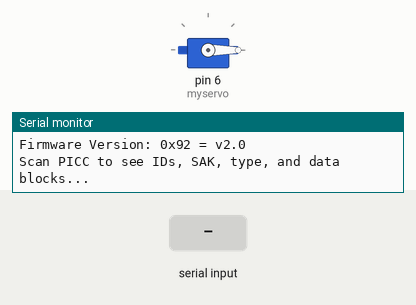
Simulated run of this sketch. Board: Arduino Uno, built with avr-gcc and run on an emulated ATmega328P. On the bench: servo, the last lines printed to the serial monitor. The inputs (shaded band) are chosen by the test bench.

Above: at 2.2 s.
2.3 s: "lock\n" received over Serial
At 3.13 s:
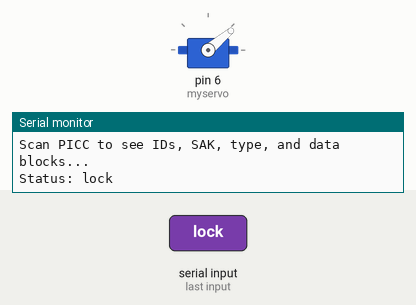
4.7 s: "unlock\n" received over Serial
At 6.2 s:
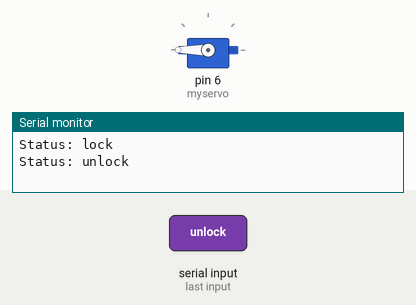
6.8 s: "lock\n" received over Serial
At 7.1 s:
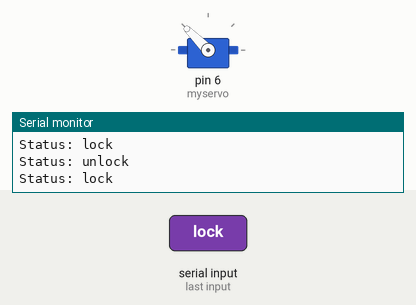
Timing chart, 0 to 9.8 s (numbered marks = the images above; inputs shaded):
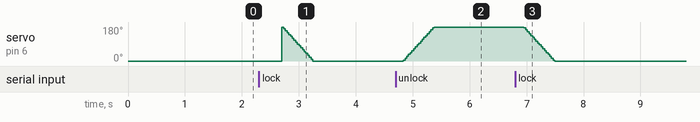

Measured:
- after the input at 4.7 s, servo on pin 6 (myservo): moves from 0° to 180° over 0.54 s, starting after 0.14 s
- after the input at 6.8 s, servo on pin 6 (myservo): moves from 180° to 0° over 0.54 s, starting after 0.15 s

The sketch:

rfid-authenticate.ino
```cpp
/*
 * Typical pin layout used:
 * -----------------------------------------------------------------------------------------
 *             MFRC522      Arduino       Arduino   Arduino    Arduino          Arduino
 *             Reader/PCD   Uno/101       Mega      Nano v3    Leonardo/Micro   Pro Micro
 * Signal      Pin          Pin           Pin       Pin        Pin              Pin
 * -----------------------------------------------------------------------------------------
 * RST/Reset   RST          9             5         D9         RESET/ICSP-5     RST
 * SPI SS      SDA(SS)      10            53        D10        10               10
 * SPI MOSI    MOSI         11 / ICSP-4   51        D11        ICSP-4           16
 * SPI MISO    MISO         12 / ICSP-1   50        D12        ICSP-1           14
 * SPI SCK     SCK          13 / ICSP-3   52        D13        ICSP-3           15
 *
 */

#include <SPI.h>
#include <MFRC522.h>
#include <Servo.h>

#define RST_PIN         9          // Configurable, see typical pin layout above
#define SS_PIN          10         // Configurable, see typical pin layout above

MFRC522 mfrc522(SS_PIN, RST_PIN);  // Create MFRC522 instance
Servo myservo;

int pos = 0;

void setup() {
	Serial.begin(9600);		// Initialize serial communications with the PC
  Serial.setTimeout(10);
  myservo.attach(6);
  myservo.write(pos);
  delay(1000);
	while (!Serial);		// Do nothing if no serial port is opened (added for Arduinos based on ATMEGA32U4)
	SPI.begin();			// Init SPI bus
	mfrc522.PCD_Init();		// Init MFRC522
	delay(4);				// Optional delay. Some board do need more time after init to be ready, see Readme
	mfrc522.PCD_DumpVersionToSerial();	// Show details of PCD - MFRC522 Card Reader details
	Serial.println(F("Scan PICC to see IDs, SAK, type, and data blocks..."));
}

void loop() {
  String input = Serial.readStringUntil('\n');
  input.trim();

  if (mfrc522.PICC_IsNewCardPresent() && mfrc522.PICC_ReadCardSerial()) {
    Serial.print("UID: ");
    // String content= "";

    for (byte i = 0; i < mfrc522.uid.size; i++)
    {
      Serial.print(mfrc522.uid.uidByte[i] < 0x10 ? "0" : "");
      Serial.print(mfrc522.uid.uidByte[i], HEX);
      // content.concat(String(mfrc522.uid.uidByte[i] < 0x10 ? " 0" : ""));
      // content.concat(String(mfrc522.uid.uidByte[i], HEX));
    }
    // content.toUpperCase();
    Serial.println();
    mfrc522.PICC_HaltA(); // Stop reading
    return;
  }

  if (input.equals("lock")) {
    Serial.print("Status: lock");
    Serial.println();
    ServoClose();
    delay(1000);
    return;
  }

  if (input.equals("unlock")) {
    Serial.print("Status: unlock");
    Serial.println();
    ServoOpen();
    delay(1000);
    return;
  }

  if(input.equals("granted")) {
    Serial.print("Access: granted");
    Serial.println();
    ServoOpen();
    delay(1000);
    return;
  }

  if(input.equals("denied")) {
    Serial.print("Access: denied");
    Serial.println();
    return;
  }

  delay(500);
}


void ServoClose() {
  for (pos = 180; pos >= 0; pos -= 5) { // goes from 0 degrees to 180 degrees
    // in steps of 1 degree
    myservo.write(pos);              // tell servo to go to position in variable 'pos'
    delay(15);                       // waits 15ms for the servo to reach the position
  }
}

void ServoOpen() {
  for (pos = 0; pos <= 180; pos += 5) { // goes from 180 degrees to 0 degrees
    myservo.write(pos);              // tell servo to go to position in variable 'pos'
    delay(15);                       // waits 15ms for the servo to reach the position
  }
}
```
